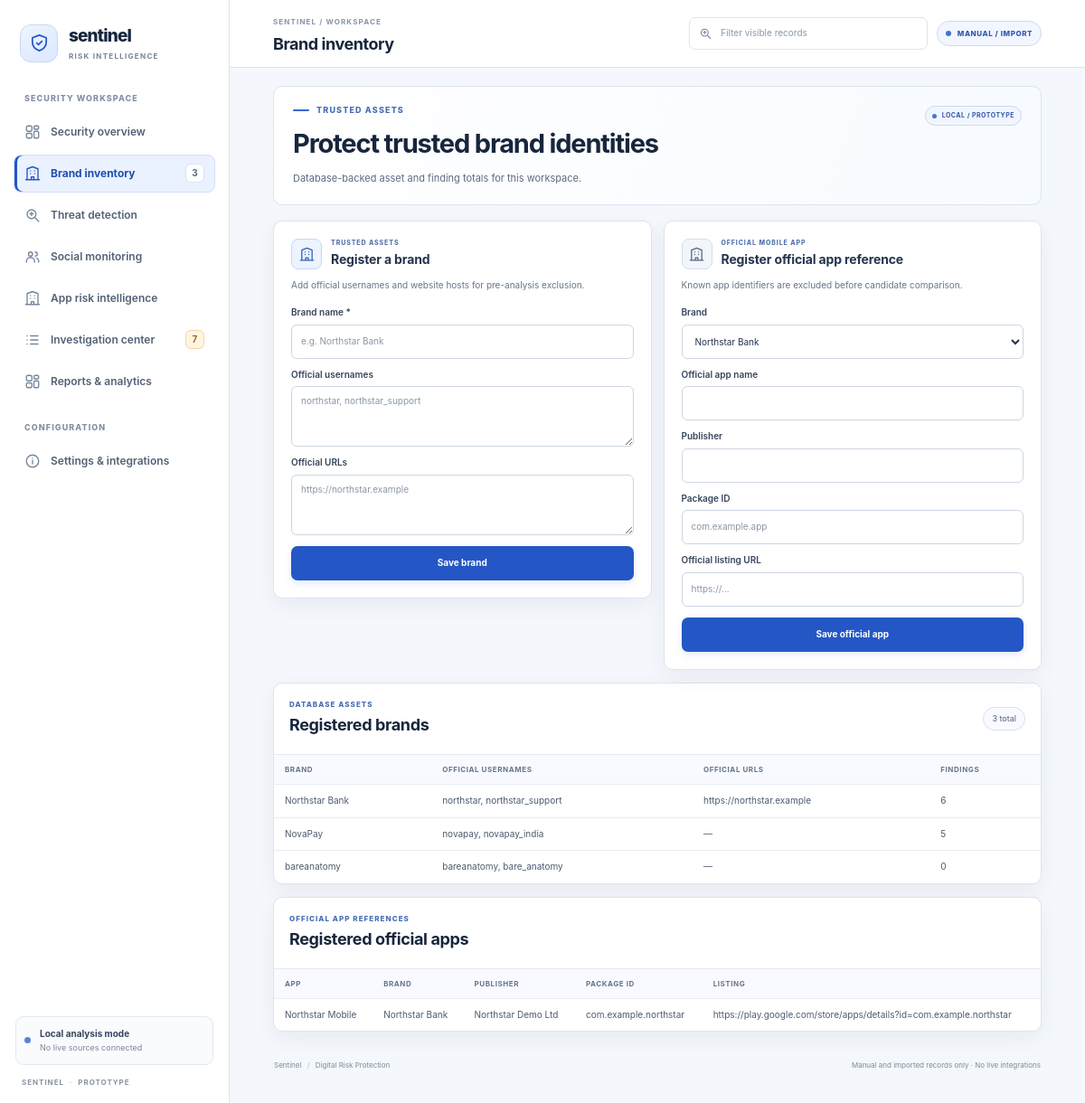
/brands/, run on the app's committed database.
### monitor/models.py (models this page shows, shortened)
class Brand(models.Model):
    brand_name = models.CharField(max_length=100)
    official_accounts = models.TextField()
    official_urls = models.TextField(blank=True, default="")
    created_at = models.DateTimeField(auto_now_add=True)
    class Meta:
        constraints = [
            models.UniqueConstraint(
                Lower("brand_name"), name="unique_brand_name_case_insensitive"
            ),
        ]

class OfficialAppAsset(models.Model):
    brand = models.ForeignKey(Brand, on_delete=models.CASCADE, related_name="official_apps")
    app_name = models.CharField(max_length=120)
    publisher = models.CharField(max_length=120, blank=True)
    package_id = models.CharField(max_length=180, blank=True)
    listing_url = models.URLField(max_length=500, blank=True)
    created_at = models.DateTimeField(auto_now_add=True)
    class Meta:
        ordering = ("brand__brand_name", "app_name")

### monitor/portal.py (the view)
# urls.py: path("brands/", portal.brand_inventory, name="brand_inventory"),
def brand_inventory(request, brand_form=None):
    return render(request, PAGE_TEMPLATE, _context(
        "brands", brand_form=brand_form or BrandRegistrationForm(), official_app_form=OfficialAppAssetForm(),
        official_apps=OfficialAppAsset.objects.select_related("brand"),
        results=MonitoringResult.objects.select_related("brand")[:100],
    ))

### monitor/forms.py (shortened to what this page needs)
class BrandRegistrationForm(forms.Form):
    brand_name = forms.CharField(max_length=100, strip=True)
    official_accounts = forms.CharField(
        max_length=1500,
        required=False,
        widget=forms.Textarea(attrs={"rows": 3}),
        help_text="Separate usernames with commas or new lines. The @ prefix is optional.",
    )
    official_urls = forms.CharField(
        max_length=2000,
        required=False,
        widget=forms.Textarea(attrs={"rows": 2}),
        help_text="Optional trusted URLs, one per line or separated by commas.",
    )

class OfficialAppAssetForm(forms.ModelForm):
    class Meta:
        model = OfficialAppAsset
        fields = ("brand", "app_name", "publisher", "package_id", "listing_url")
    def __init__(self, *args, **kwargs):
        super().__init__(*args, **kwargs)
        self.fields["brand"].queryset = Brand.objects.order_by("brand_name")

### monitor/risk.py (called while the page is built)
def parse_official_accounts(value):
    return [account.strip() for account in re.split(r"[,\n\r]+", value) if account.strip()]

### monitor/templates/monitor/workspace.html (shortened to what this page needs)
{% load static %}
<!DOCTYPE html>
<html lang="en">
<head>
  <link rel="stylesheet" href="{% static 'monitor/style.css' %}">
</head>
<body>
<div class="app-shell">
  <aside class="sidebar" id="sidebar" aria-label="Sentinel navigation">
    <a class="brand-lockup" href="{% url 'home' %}"><span class="brand-mark"><svg><use href="#icon-shield"></use></svg></span><span class="brand-copy"><strong>sentinel</strong><small>RISK INTELLIGENCE</small></span></a>
    <div class="sidebar-label">SECURITY WORKSPACE</div>
    <nav class="sidebar-nav" aria-label="Product pages">
      <a class="nav-link{% if page == 'overview' %} is-active{% endif %}" href="{% url 'home' %}"><svg><use href="#icon-overview"></use></svg><span>Security overview</span></a>
      <a class="nav-link{% if page == 'brands' %} is-active{% endif %}" href="{% url 'brand_inventory' %}"><svg><use href="#icon-brand"></use></svg><span>Brand inventory</span><span class="nav-count">{{ registered_brand_count }}</span></a>
      <a class="nav-link{% if page == 'detection' %} is-active{% endif %}" href="{% url 'threat_detection' %}"><svg><use href="#icon-scan"></use></svg><span>Threat detection</span></a>
      <a class="nav-link{% if page == 'social' %} is-active{% endif %}" href="{% url 'social_monitoring' %}"><svg><use href="#icon-accounts"></use></svg><span>Social monitoring</span></a>
      <a class="nav-link{% if page == 'apps' %} is-active{% endif %}" href="{% url 'app_intelligence' %}"><svg><use href="#icon-brand"></use></svg><span>App risk intelligence</span></a>
      <a class="nav-link{% if page == 'investigations' %} is-active{% endif %}" href="{% url 'investigation_center' %}"><svg><use href="#icon-queue"></use></svg><span>Investigation center</span>{% if accounts_needing_review_count %}<span class="nav-count alert-count">{{ accounts_needing_review_count }}</span>{% endif %}</a>
      <a class="nav-link{% if page == 'reports' %} is-active{% endif %}" href="{% url 'reports' %}"><svg><use href="#icon-overview"></use></svg><span>Reports &amp; analytics</span></a>
    </nav>
    <div class="sidebar-label secondary-label">CONFIGURATION</div>
    <nav class="sidebar-nav"><a class="nav-link{% if page == 'settings' %} is-active{% endif %}" href="{% url 'settings_integrations' %}"><svg><use href="#icon-info"></use></svg><span>Settings &amp; integrations</span></a></nav>
    <div class="sidebar-spacer"></div><div class="sidebar-mode"><span class="mode-orb"></span><div><strong>Local analysis mode</strong><small>No live sources connected</small></div></div><div class="sidebar-footer">SENTINEL <span>·</span> PROTOTYPE</div>
  </aside>
  <div class="main-area">
    <header class="topbar"><button class="menu-toggle" id="menu-toggle" type="button" aria-label="Open navigation" aria-expanded="false" aria-controls="sidebar"><svg><use href="#icon-menu"></use></svg></button>
      <div class="page-heading"><span class="topbar-kicker">SENTINEL / WORKSPACE</span><h1>
        {% if page == 'brands' %}Brand inventory{% elif page == 'detection' %}AI-assisted threat detection{% elif page == 'social' %}Social media monitoring{% elif page == 'apps' %}App risk intelligence{% elif page == 'investigations' %}Investigation center{% elif page == 'reports' %}Reports & analytics{% elif page == 'settings' %}Settings & integrations{% else %}Security overview{% endif %}
      </h1></div>
      <div class="topbar-actions"><label class="search-box" for="workspace-search"><svg><use href="#icon-scan"></use></svg><input id="workspace-search" type="search" placeholder="Filter visible records" autocomplete="off"></label><span class="demo-pill"><span></span> MANUAL / IMPORT</span></div>
    </header>
    <main class="dashboard-content workspace-page">
      <section class="page-intro"><div><p class="eyebrow"><span class="eyebrow-line"></span> {% if page == 'detection' %}EXPLAINABLE LOCAL ANALYSIS{% elif page == 'social' %}AUTHORIZED INPUTS ONLY{% elif page == 'apps' %}APP LISTING TRIAGE{% elif page == 'investigations' %}HUMAN REVIEW WORKFLOW{% elif page == 'reports' %}DATABASE-BACKED REPORTING{% elif page == 'settings' %}SOURCE CONFIGURATION{% else %}TRUSTED ASSETS{% endif %}</p>
        <h2>{% if page == 'brands' %}Protect trusted brand identities{% elif page == 'detection' %}Understand why a record was flagged{% elif page == 'social' %}Analyze submitted social profile data{% elif page == 'apps' %}Compare app listings with official assets{% elif page == 'investigations' %}Review potential digital risks{% elif page == 'reports' %}Explore saved findings{% elif page == 'settings' %}Know what is and is not connected{% else %}Security overview{% endif %}</h2>
        <p class="hero-description">{% if page == 'detection' %}Local heuristics combine RapidFuzz similarity, support-language indicators, metadata differences, and input completeness. This is not generative AI.{% elif page == 'social' %}No accounts are scraped. Use manual entries or authorized records that you import.{% elif page == 'apps' %}App name, publisher, package identifier and listing host are compared against references you register.{% elif page == 'investigations' %}Potential matches are review leads only; human reviewers decide what action, if any, is appropriate.{% elif page == 'reports' %}Filters and exports query saved findings from SQLite; no sample or fabricated analytics are included.{% elif page == 'settings' %}Only manual analysis and bounded CSV intake are available in this prototype. Live integrations are not configured.{% else %}Database-backed asset and finding totals for this workspace.{% endif %}</p></div>
        <span class="manual-label"><span></span> LOCAL / PROTOTYPE</span></section>
      {% if page == 'brands' %}
      <div class="workspace-grid">
        <section class="panel"><div class="panel-heading"><div class="panel-title-icon emerald-icon"><svg><use href="#icon-brand"></use></svg></div><div class="panel-title-copy"><p class="eyebrow">TRUSTED ASSETS</p><h3>Register a brand</h3></div></div>
          <p class="panel-description">Add official usernames and website hosts for pre-analysis exclusion.</p>
          <form method="post" action="{% url 'register_brand' %}" class="stacked-form">{% csrf_token %}<input type="hidden" name="return_to" value="brands">
            <div class="field-group"><label for="brand-name">Brand name *</label><input id="brand-name" name="brand_name" maxlength="100" required placeholder="e.g. Northstar Bank" value="{{ brand_form.brand_name.value|default:'' }}"></div>
            <div class="field-group"><label for="brand-users">Official usernames</label><textarea id="brand-users" name="official_accounts" rows="3" placeholder="northstar, northstar_support"></textarea></div>
            <div class="field-group"><label for="brand-urls">Official URLs</label><textarea id="brand-urls" name="official_urls" rows="2" placeholder="https://northstar.example"></textarea></div>
            <button class="button button-primary form-submit" type="submit">Save brand</button>
          </form>
        </section>
        <section class="panel"><div class="panel-heading"><div class="panel-title-icon slate-icon"><svg><use href="#icon-brand"></use></svg></div><div class="panel-title-copy"><p class="eyebrow">OFFICIAL MOBILE APP</p><h3>Register official app reference</h3></div></div><p class="panel-description">Known app identifiers are excluded before candidate comparison.</p>
          <form method="post" action="{% url 'register_official_app' %}" class="stacked-form">{% csrf_token %}
            <div class="field-group"><label for="asset-brand">Brand</label><select id="asset-brand" name="brand" required>{% for brand in brands %}<option value="{{ brand.id }}">{{ brand.brand_name }}</option>{% endfor %}</select></div>
            <div class="field-group"><label for="app-name">Official app name</label><input id="app-name" name="app_name" maxlength="120" required></div>
            <div class="field-group"><label for="app-publisher">Publisher</label><input id="app-publisher" name="publisher" maxlength="120"></div>
            <div class="field-group"><label for="package-id">Package ID</label><input id="package-id" name="package_id" maxlength="180" placeholder="com.example.app"></div>
            <div class="field-group"><label for="listing-url">Official listing URL</label><input id="listing-url" type="url" name="listing_url" maxlength="500" placeholder="https://..."></div>
            <button class="button button-primary form-submit" type="submit">Save official app</button>
          </form>
        </section>
      </div>
      <section class="panel table-panel"><div class="panel-heading table-heading"><div><p class="eyebrow">DATABASE ASSETS</p><h2>Registered brands</h2></div><span class="count-chip">{{ registered_brand_count }} total</span></div>
        {% if brands %}<div class="table-scroll"><table><thead><tr><th>Brand</th><th>Official usernames</th><th>Official URLs</th><th>Findings</th></tr></thead><tbody>{% for brand in brands %}<tr data-filter-row><td>{{ brand.brand_name }}</td><td>{{ brand.official_accounts|default:'—' }}</td><td>{{ brand.official_urls|default:'—' }}</td><td>{{ brand.monitoring_results.count }}</td></tr>{% endfor %}</tbody></table></div>{% else %}<div class="empty-state"><div><strong>No brand profiles registered</strong><p>Register a brand above to enable comparisons.</p></div></div>{% endif %}
      </section>
      <section class="panel table-panel"><div class="panel-heading table-heading"><div><p class="eyebrow">OFFICIAL APP REFERENCES</p><h2>Registered official apps</h2></div></div>{% if official_apps %}<div class="table-scroll"><table><thead><tr><th>App</th><th>Brand</th><th>Publisher</th><th>Package ID</th><th>Listing</th></tr></thead><tbody>{% for asset in official_apps %}<tr data-filter-row><td>{{ asset.app_name }}</td><td>{{ asset.brand.brand_name }}</td><td>{{ asset.publisher|default:'—' }}</td><td>{{ asset.package_id|default:'—' }}</td><td>{{ asset.listing_url|default:'—' }}</td></tr>{% endfor %}</tbody></table></div>{% else %}<div class="empty-state"><div><strong>No official app references yet</strong><p>Add an official app above to enable identifier comparisons.</p></div></div>{% endif %}</section>
      {% endif %}
      <footer class="page-footer"><span>Sentinel <span class="footer-separator">/</span> Digital Risk Protection</span><span>Manual and imported records only · No live integrations</span></footer>
    </main>
  </div>
</div>
</body>
</html>

### data on the page
Brand: brand_name "Northstar Bank", official_accounts "northstar, northstar_support", official_urls "https://northstar.example", monitoring_results.count "6"
Brand: brand_name "NovaPay", official_accounts "novapay, novapay_india", official_urls "—", monitoring_results.count "5"
Brand: brand_name "bareanatomy", official_accounts "bareanatomy, bare_anatomy", official_urls "—", monitoring_results.count "0"
OfficialAppAsset: app_name "Northstar Mobile", brand.brand_name "Northstar Bank", publisher "Northstar Demo Ltd", package_id "com.example.northstar", listing_url "https://play.google.com/store/apps/details?id=com.example.northstar"

### other printed values
{{ registered_brand_count }} "3"
{{ accounts_needing_review_count }} "7"
form field brand "Northstar Bank"
